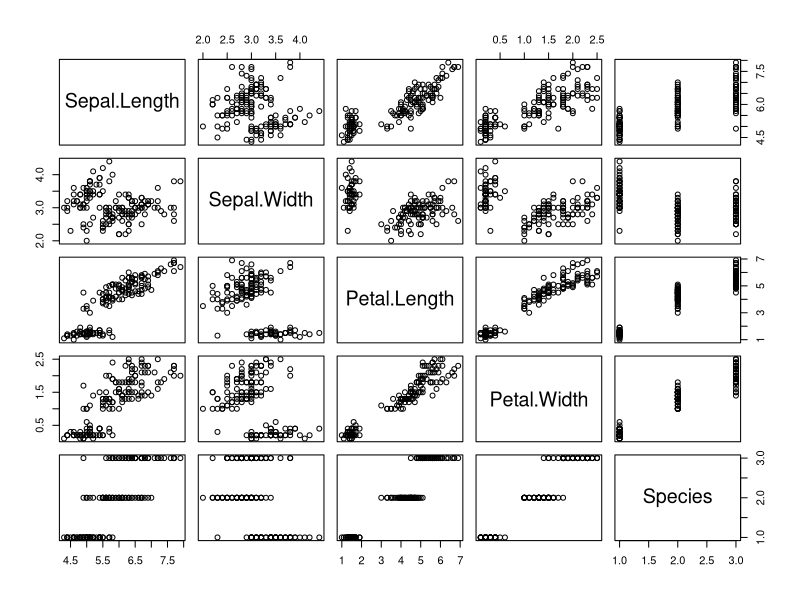
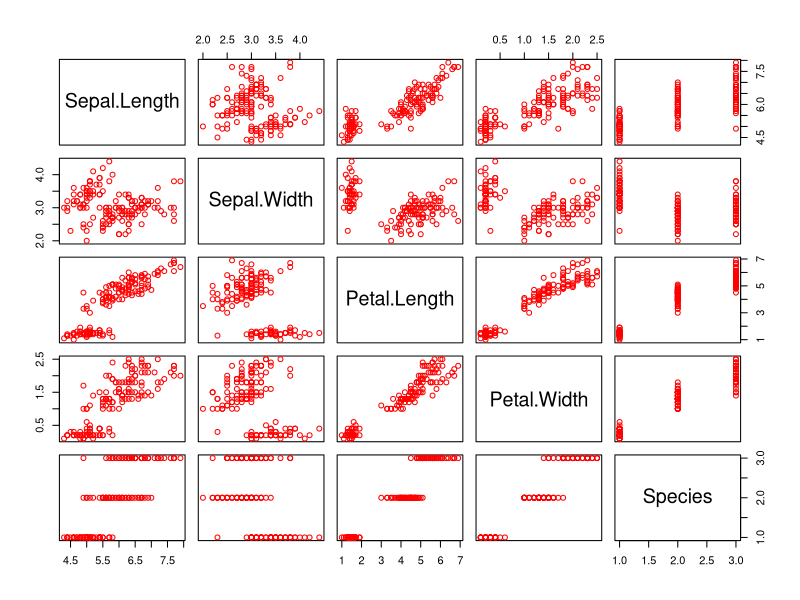
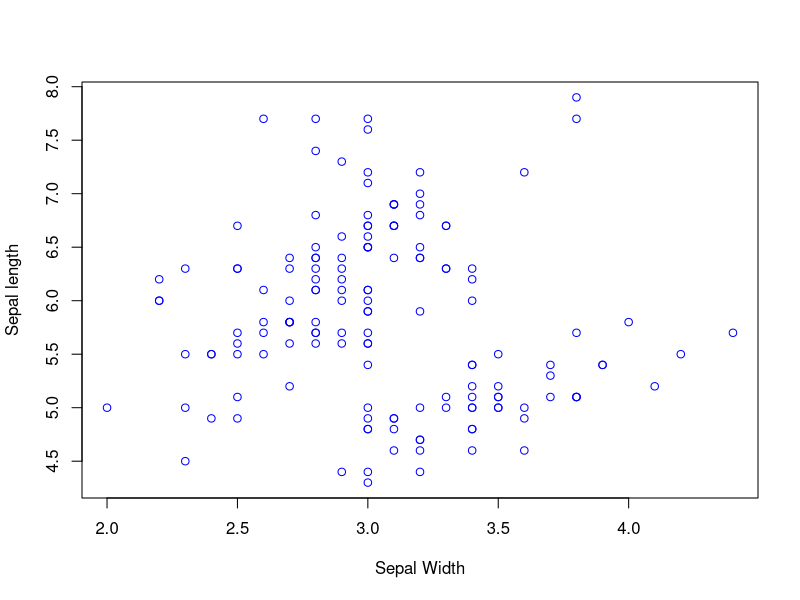
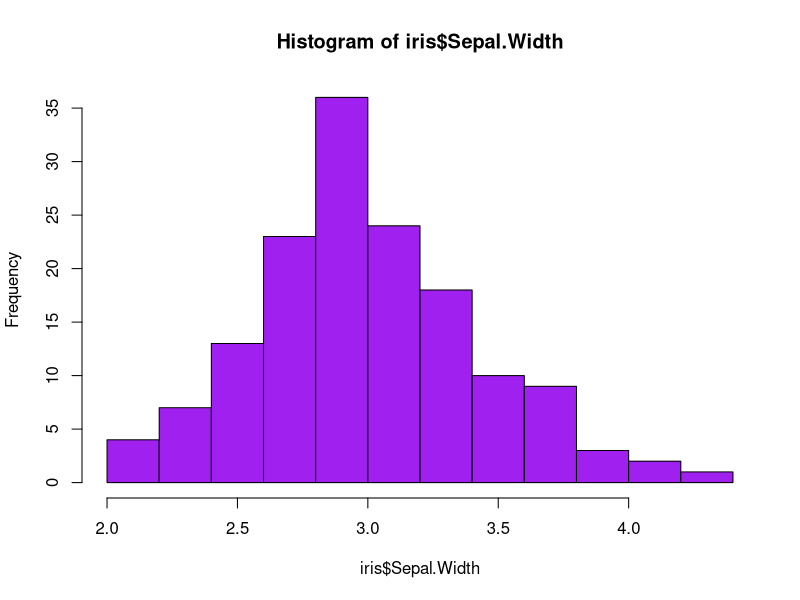

These figures' R source, in order:
###########################################
# Exploratory data analysis on Iris dataset
###########################################

# Loading Iris dataset
library(datasets)
data("iris")

iris <- datasets::iris

# view the data
View(iris)


################################
# Summary-Statistics of the data
################################

# head, tail
head(iris, 5)
tail(iris, 5)

# Summary
summary(iris)
summary(iris$Sepal.Length)

# Checking if there are missing values
sum(is.na(iris))

# Using skimr package for advanced summary operations
library(skimr)

# Perform skim to display summary statistics
skim(iris)

# Group data by Species and perform skim
iris%>%
  dplyr::group_by(Species) %>%
  skim()

#####################
# Data Visualization
#####################

# pannel plots
plot(iris)
plot(iris, col='red')

# Scatter plot
plot(iris$Sepal.Width, iris$Sepal.Length, 
     col='blue', xlab = 'Sepal Width', ylab = 'Sepal length')

# Histogram
hist(iris$Sepal.Width, col='purple')
